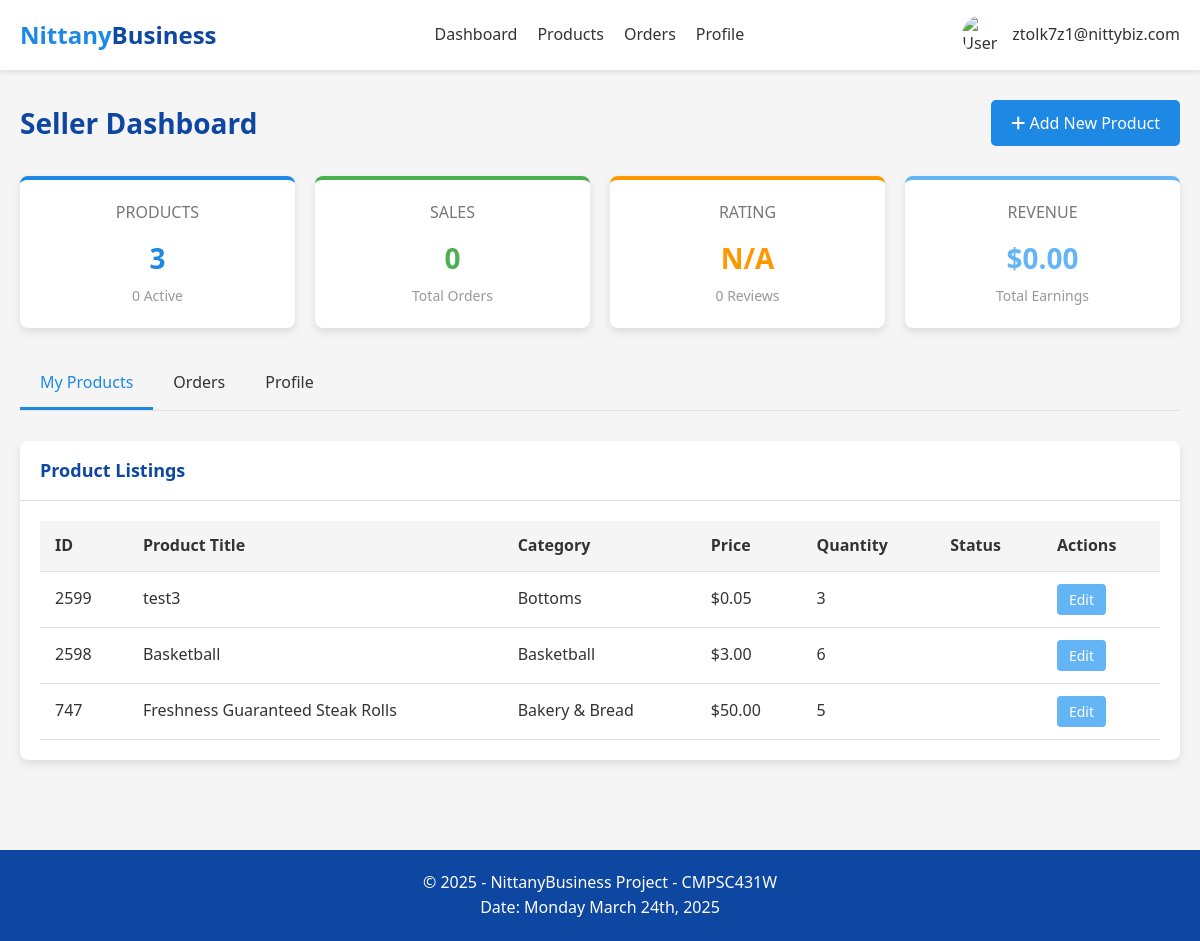
The app's page /seller_dashboard (signed in), older data.
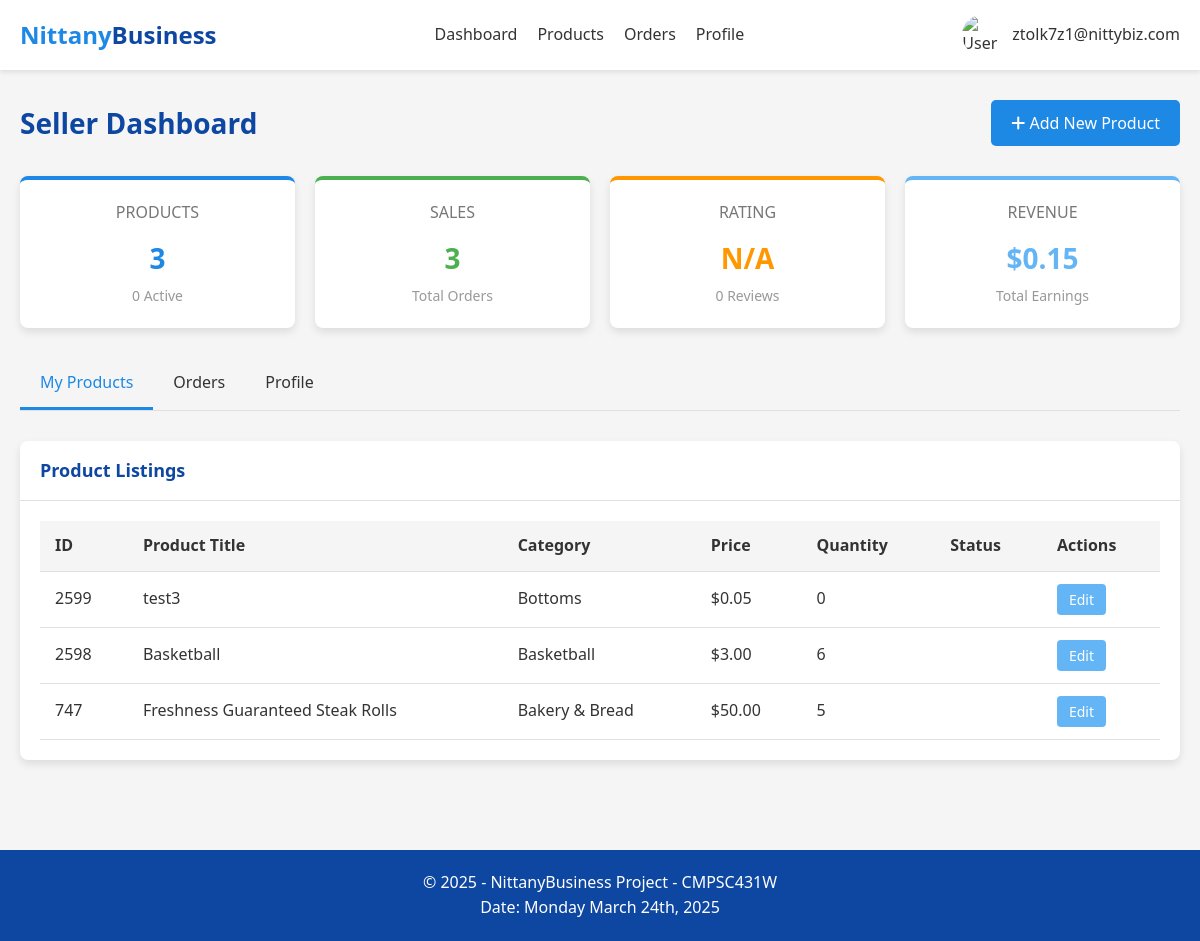
The same page, newer data.
### tables this page shows
CREATE TABLE Product_Listings (
    seller_email TEXT,
    listing_id INTEGER,
    category TEXT NOT NULL,
    product_title TEXT NOT NULL,
    product_name TEXT NOT NULL,
    product_description TEXT,
    quantity INTEGER NOT NULL,
    product_price REAL NOT NULL,
    status TEXT NOT NULL,
    PRIMARY KEY (seller_email, listing_id),
    FOREIGN KEY (seller_email) REFERENCES Sellers(email),
    FOREIGN KEY (category) REFERENCES Categories(category_name)
);

### app.py (the view)
@app.route('/seller_dashboard')
def seller_dashboard():
    if 'user_email' not in session:
        return redirect(url_for('login'))
    if session['user_type'] != 'seller':
        return redirect(url_for('dashboard'))
    conn = get_db_connection()
    seller = conn.execute(
        'SELECT * FROM Sellers WHERE email = ?',
        (session['user_email'],)
    ).fetchone()
    address = None
    if seller and seller['business_address_id']:
        address = conn.execute(
            '''SELECT a.*, z.city, z.state
               FROM Address a
               JOIN Zipcode_Info z ON a.zipcode = z.zipcode
               WHERE a.address_id = ?''',
            (seller['business_address_id'],)
        ).fetchone()
    products = conn.execute(
        '''SELECT * FROM Product_Listings
           WHERE Seller_Email = ?
           ORDER BY Listing_ID DESC''',
        (session['user_email'],)
    ).fetchall()
    product_count = len(products)
    active_product_count = sum(1 for p in products if p['Status'] == 1)
    orders = conn.execute(
        '''SELECT o.*, pl.Product_Title, pl.Product_Description, pl.Product_Price, b.email as buyer_email
           FROM Orders o
           JOIN Product_Listings pl ON o.Listing_ID = pl.Listing_ID
           JOIN Buyer b ON o.Buyer_Email = b.email
           WHERE o.Seller_Email = ?
           ORDER BY o.Date DESC''',
        (session['user_email'],)
    ).fetchall()
    order_count = len(orders)
    total_revenue = sum(float(o['Product_Price']) * int(o['Quantity']) for o in orders)
    avg_rating_result = conn.execute(
        '''SELECT AVG(r.Rating) as avg_rating, COUNT(r.Rating) as review_count
           FROM Reviews r
           JOIN Orders o ON r.Order_ID = o.Order_ID
           WHERE o.Seller_Email = ?''',
        (session['user_email'],)
    ).fetchone()
    avg_rating = avg_rating_result['avg_rating'] if avg_rating_result and avg_rating_result['avg_rating'] is not None else None
    review_count = avg_rating_result['review_count'] if avg_rating_result else 0
    categories = conn.execute(
        'SELECT category_name FROM Categories ORDER BY category_name'
    ).fetchall()
    conn.close()
    active_tab = request.args.get('tab', 'products')
    return render_template(
        'seller_dashboard.html',
        user_email=session['user_email'],
        user_type=session['user_type'],
        seller=seller,
        address=address,
        products=products,
        orders=orders,
        categories=categories,
        product_count=product_count,
        active_product_count=active_product_count,
        order_count=order_count,
        total_revenue=total_revenue,
        avg_rating=avg_rating,
        review_count=review_count,
        active_tab=active_tab
    )

### app.py (called while the page is built)
def get_db_connection():
    conn = sqlite3.connect(app.config['DATABASE'])
    conn.row_factory = sqlite3.Row
    return conn

### templates/seller_dashboard.html (shortened to what this page needs)
<!DOCTYPE html>
<html lang="en">
<head>
    <link rel="stylesheet" href="https://cdnjs.cloudflare.com/ajax/libs/font-awesome/6.4.0/css/all.min.css">
</head>
<body>
    <header>
        <div class="container">
            <nav class="navbar">
                <a href="/" class="logo">Nittany<span>Business</span></a>
                <div class="nav-links">
                    <a href="/seller_dashboard">Dashboard</a>
                    <a href="/seller_dashboard?tab=products">Products</a>
                    <a href="/seller_dashboard?tab=orders">Orders</a>
                    <a href="/seller_dashboard?tab=profile">Profile</a>
                </div>
                <div class="user-menu">
                    <img src="/static/images/user-default.jpg" alt="User Avatar">
                    <span>{{ user_email }}</span>
                </div>
            </nav>
        </div>
    </header>
    <main>
        <div class="container">
            <div class="dashboard-header">
                <h1>Seller Dashboard</h1>
                <button class="btn btn-primary add-product-btn" onclick="openAddProductModal()">
                    <i class="fas fa-plus"></i> Add New Product
                </button>
            </div>
            <div class="summary-grid">
                <div class="summary-card products">
                    <div class="title">PRODUCTS</div>
                    <div class="value">{{ product_count }}</div>
                    <div class="subtitle">{{ active_product_count }} Active</div>
                </div>
                <div class="summary-card sales">
                    <div class="title">SALES</div>
                    <div class="value">{{ order_count }}</div>
                    <div class="subtitle">Total Orders</div>
                </div>
                <div class="summary-card rating">
                    <div class="title">RATING</div>
                    <div class="value">
                        {{ "%.1f"|format(avg_rating) if avg_rating else "N/A" }}
                    </div>
                    <div class="subtitle">{{ review_count }} Reviews</div>
                </div>
                <div class="summary-card revenue">
                    <div class="title">REVENUE</div>
                    <div class="value">${{ "%.2f"|format(total_revenue) }}</div>
                    <div class="subtitle">Total Earnings</div>
                </div>
            </div>
            <div class="tabs">
                <div class="tab {% if active_tab == 'products' %}active{% endif %}" data-tab="products">My Products
                </div>
                <div class="tab {% if active_tab == 'orders' %}active{% endif %}" data-tab="orders">Orders</div>
                <div class="tab {% if active_tab == 'profile' %}active{% endif %}" data-tab="profile">Profile</div>
            </div>
            <div class="tab-content {% if active_tab == 'products' %}active{% endif %}" id="products-content">
                <div class="card">
                    <div class="card-header">
                        <h2>Product Listings</h2>
                    </div>
                    <div class="card-body">
                        {% if products %}
                        <table class="product-table">
                            <thead>
                                <tr>
                                    <th>ID</th>
                                    <th>Product Title</th>
                                    <th>Category</th>
                                    <th>Price</th>
                                    <th>Quantity</th>
                                    <th>Status</th>
                                    <th>Actions</th>
                                </tr>
                            </thead>
                            <tbody>
                                {% for product in products %}
                                <tr>
                                    <td>{{ product.Listing_ID }}</td>
                                    <td>{{ product.Product_Title }}</td>
                                    <td>{{ product.Category }}</td>
                                    <td>${{ "%.2f"|format(product.Product_Price) }}</td>
                                    <td>{{ product.Quantity }}</td>
                                    <td>
                                    </td>
                                    <td>
                                        <button class="action-btn edit-btn"
                                            onclick="openEditProductModal('{{ product.Listing_ID }}')">Edit</button>
                                    </td>
                                </tr>
                                {% endfor %}
                            </tbody>
                        </table>
                        {% endif %}
                    </div>
                </div>
            </div>
        </div>
    </main>
    <footer>
        <div class="container">
            <p>&copy; 2025 - NittanyBusiness Project - CMPSC431W</p>
            <p>Date: Monday March 24th, 2025</p>
        </div>
    </footer>
</body>
</html>

### templates/seller_dashboard.html (style rules this page uses)
:root { --primary-color: #1e88e5; --secondary-color: #0d47a1; --accent-color: #64b5f6; --success-color: #4caf50; --warning-color: #ff9800; --danger-color: #f44336; --text-color: #333; --light-bg: #f5f5f5; --card-shadow: 0 4px 8px rgba(0, 0, 0, 0.1); --hover-transition: all 0.3s ease; --border-color: #e0e0e0; }
* { margin: 0; padding: 0; box-sizing: border-box; font-family: 'Segoe UI', Tahoma, Geneva, Verdana, sans-serif; }
body { background-color: var(--light-bg); color: var(--text-color); line-height: 1.6; min-height: 100vh; display: flex; flex-direction: column; }
.container { max-width: 1200px; margin: 0 auto; padding: 0 20px; }
header { background-color: white; box-shadow: 0 2px 5px rgba(0, 0, 0, 0.1); position: sticky; top: 0; z-index: 100; }
.navbar { display: flex; justify-content: space-between; align-items: center; padding: 15px 0; }
.logo { font-size: 24px; font-weight: bold; color: var(--primary-color); text-decoration: none; }
.logo span { color: var(--secondary-color); }
.nav-links { display: flex; gap: 20px; }
.nav-links a { color: var(--text-color); text-decoration: none; font-weight: 500; transition: var(--hover-transition); }
.user-menu { position: relative; display: flex; align-items: center; cursor: pointer; }
.user-menu img { width: 40px; height: 40px; border-radius: 50%; margin-right: 10px; }
main { flex: 1; padding: 30px 0; }
.dashboard-header { display: flex; justify-content: space-between; align-items: center; margin-bottom: 30px; }
.dashboard-header h1 { font-size: 28px; color: var(--secondary-color); }
.tabs { display: flex; border-bottom: 1px solid var(--border-color); margin-bottom: 30px; }
.tab { padding: 12px 20px; cursor: pointer; border-bottom: 3px solid transparent; font-weight: 500; transition: var(--hover-transition); }
.tab.active { border-bottom-color: var(--primary-color); color: var(--primary-color); }
.tab-content { display: none; }
.tab-content.active { display: block; }
.card { background-color: white; border-radius: 8px; box-shadow: var(--card-shadow); margin-bottom: 20px; overflow: hidden; }
.card-header { padding: 15px 20px; border-bottom: 1px solid var(--border-color); display: flex; justify-content: space-between; align-items: center; }
.card-header h2 { font-size: 18px; color: var(--secondary-color); }
.card-body { padding: 20px; }
.summary-grid { display: grid; grid-template-columns: repeat(auto-fit, minmax(250px, 1fr)); gap: 20px; margin-bottom: 30px; }
.summary-card { background-color: white; border-radius: 8px; box-shadow: var(--card-shadow); padding: 20px; text-align: center; border-top: 4px solid var(--primary-color); }
.summary-card .title { font-size: 16px; color: #777; margin-bottom: 10px; }
.summary-card .value { font-size: 28px; font-weight: 700; color: var(--primary-color); margin-bottom: 5px; }
.summary-card .subtitle { font-size: 14px; color: #999; }
.summary-card.sales { border-top-color: var(--success-color); }
.summary-card.sales .value { color: var(--success-color); }
.summary-card.rating { border-top-color: var(--warning-color); }
.summary-card.rating .value { color: var(--warning-color); }
.summary-card.revenue { border-top-color: var(--accent-color); }
.summary-card.revenue .value { color: var(--accent-color); }
.product-table { width: 100%; border-collapse: collapse; }
.product-table th, .product-table td { padding: 12px 15px; text-align: left; border-bottom: 1px solid var(--border-color); }
.product-table th { background-color: var(--light-bg); font-weight: 600; }
.action-btn { padding: 6px 12px; border-radius: 4px; font-size: 14px; font-weight: 500; cursor: pointer; transition: var(--hover-transition); border: none; color: white; margin-right: 5px; }
.edit-btn { background-color: var(--accent-color); }
.btn { padding: 12px 20px; border-radius: 5px; font-weight: 500; cursor: pointer; transition: var(--hover-transition); text-decoration: none; display: inline-block; font-size: 16px; }
.btn-primary { background-color: var(--primary-color); color: white; border: none; }
footer { background-color: var(--secondary-color); color: white; padding: 20px 0; text-align: center; margin-top: 40px; }

Row changes from the older to the newer data that the page shows:
changed Product_Listings "test3": Quantity "3" → "0"
Text that changed along with them:
{{ order_count }}: "0" → "3"
{{ "%.2f"|format(total_revenue) }}: "0.00" → "0.15"
